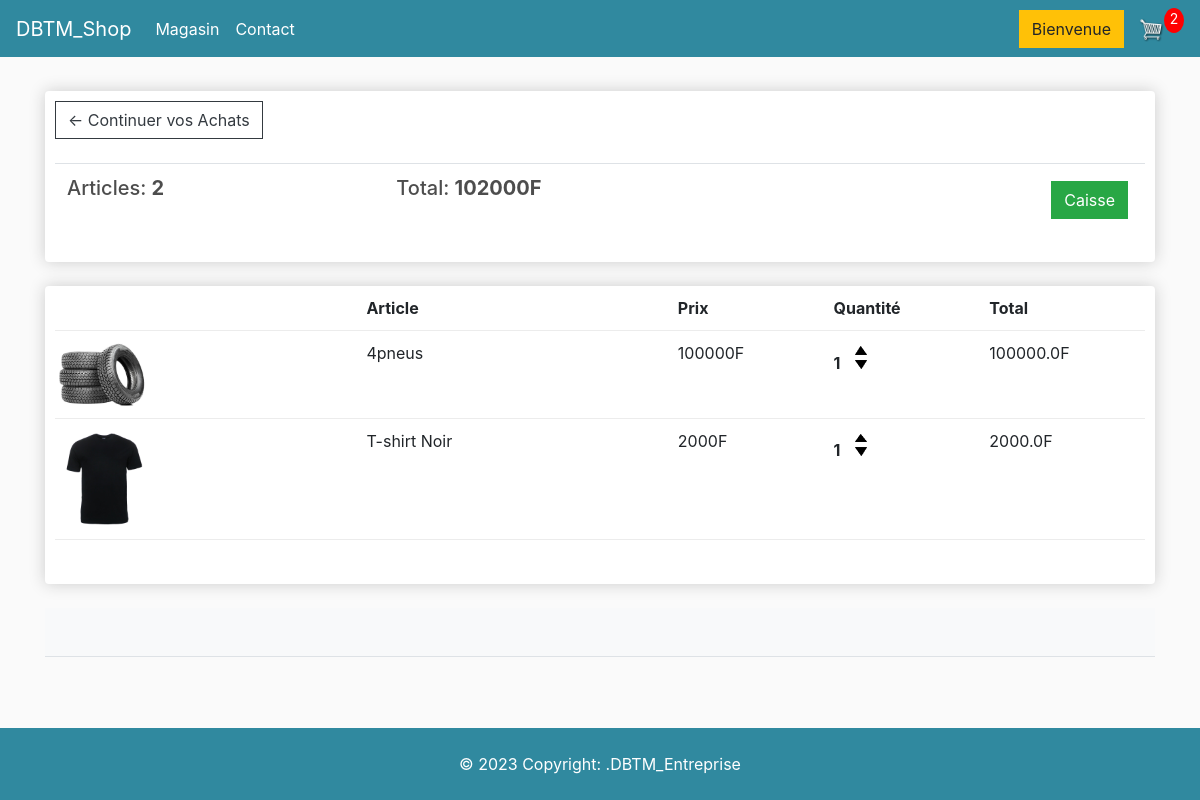
/cart/ (signed in), run on an earlier commit of the app's database.
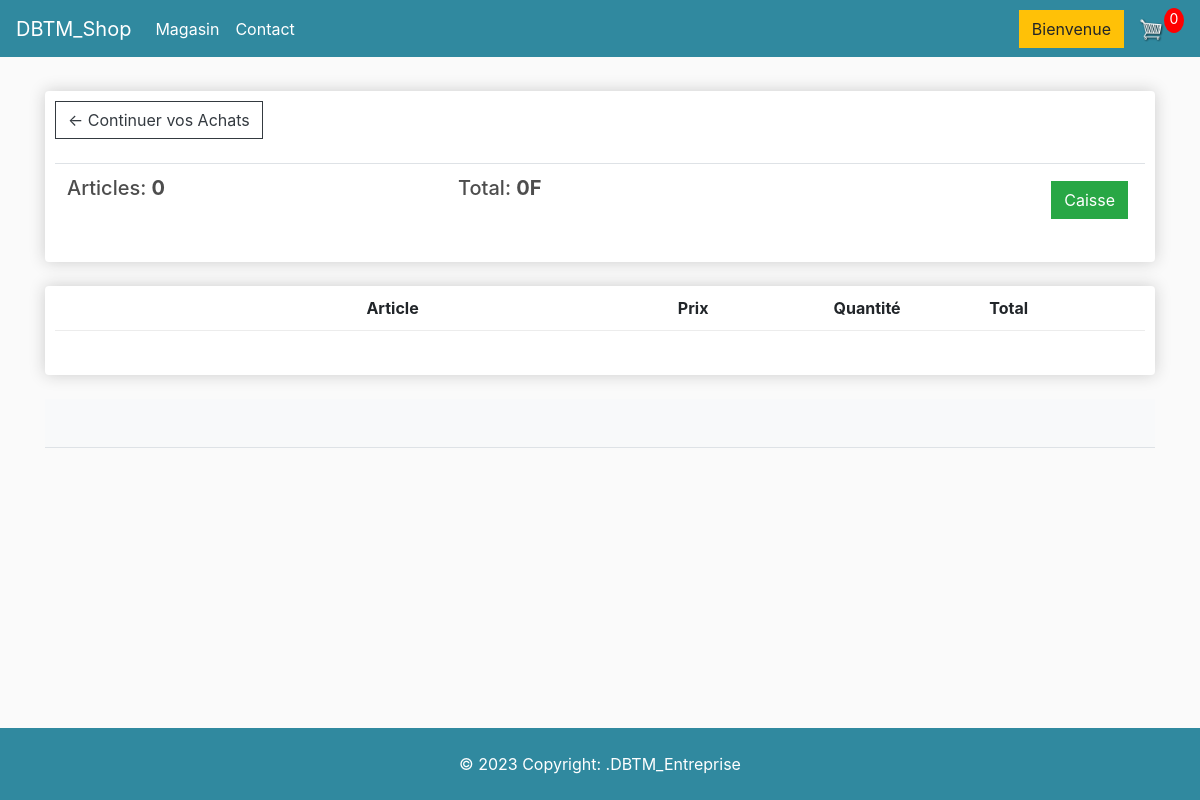
And on a later commit of the database.
### store/models.py (models this page shows, shortened)
class Order(models.Model):
    customer = models.ForeignKey(Customer, on_delete=models.SET_NULL,blank=True,null=True)
    date_orderd = models.DateTimeField(auto_now_add=True)
    complete = models.BooleanField(default=False,null=True,blank=False)
    transaction_id = models.CharField(max_length=200, null=True)
    @property
    def get_cart_total(self):
        orderitems = self.orderitem_set.all()
        total = sum([item.get_total for item in orderitems])
        return total
    @property
    def get_cart_items(self):
        orderitems = self.orderitem_set.all()
        total = sum([item.quantity for item in orderitems])
        return total

class OrderItem(models.Model):
    product = models.ForeignKey(Product, on_delete=models.SET_NULL,blank=True,null=True)
    order = models.ForeignKey(Order, on_delete=models.SET_NULL,blank=True,null=True)
    quantity = models.IntegerField(default=0,null=True,blank=True)
    date_added = models.DateTimeField(auto_now_add=True)
    @property
    def get_total(self):
        total = self.product.price * self.quantity
        return total

class Product(models.Model):
    name = models.CharField(max_length=200, null=True)
    price = models.FloatField()
    digital = models.BooleanField(default=False, null=True, blank=False)
    description = models.CharField(max_length=1000, null=True)
    image = models.ImageField(null=True,blank=True)
    @property
    def imageURL(self):
        try:
            url = self.image.url
        except:
            url = ''
        return url

### store/views.py (the view)
# urls.py: path('cart/', views.cart, name="cart"),
def cart(request):
     data = cartData(request)
     cartItems = data['cartItems']
     order = data['order']
     items = data['items']
     context = {'items':items, 'order':order, 'cartItems':cartItems}
     return render(request, 'store/cart.html', context)

### store/utils.py (called while the page is built)
def cartData(request):
    if request.user.is_authenticated:
          customer = request.user.customer
          order , created = Order.objects.get_or_create(customer=customer, complete=False)
          items = order.orderitem_set.all()
          cartItems = order.get_cart_items
    else:
          cookieData = cookieCart(request)
          cartItems = cookieData['cartItems']
          order = cookieData['order']
          items = cookieData['items']
    return {'cartItems':cartItems, 'order':order, 'items':items}

### store/templates/store/cart.html
{% extends 'store/main.html' %}
{% load static %}
{% block content %}
<div class="row">
	<div class="col-lg-12">
        <div class="box-element">
            <a  class="btn btn-outline-dark" href="{% url 'store' %}">&#x2190; Continuer vos Achats </a>
            <br>
            <br>
            <table class="table">
                <tr>
                    <th><h5>Articles: <strong>{{order.get_cart_items}}</strong></h5></th>
                    <th><h5>Total: <strong>{{order.get_cart_total|floatformat:0}}F</strong></h5></th>
                    <th>
                        <a  style="float:right; margin:5px;" class="btn btn-success" href="{% url 'checkout' %}">Caisse</a>
                    </th>
                </tr>
            </table>
        </div>
        <br>
		<div class="box-element">
            <div class="cart-row">
                <div style="flex:2"></div>
                <div style="flex:2"><strong>Article</strong></div>
                <div style="flex:1"><strong>Prix</strong></div>
                <div style="flex:1"><strong>Quantité</strong></div>
                <div style="flex:1"><strong>Total</strong></div>
            </div>
            {% for item in items %}
            <div class="cart-row">
                <div style="flex:2"><img class="row-image" src="{{item.product.imageURL}}"></div>
                <div style="flex:2"><p>{{item.product.name}}</p></div>
                <div style="flex:1"><p>{{item.product.price|floatformat:0}}F</p></div>
                <div style="flex:1">
                    <p class="quantity">{{item.quantity}}</p>
                    <div class="quantity">
                        <img data-product="{{item.product.id}}" data-action="add" class="chg-quantity update-cart" src="{% static  'images/arrow-up.png' %}">
                        <img data-product="{{item.product.id}}" data-action="remove" class="chg-quantity update-cart" src="{% static  'images/arrow-down.png' %}">
                    </div>
                </div>
                <div style="flex:1"><p>{{item.get_total}}F</p></div>
            </div>
            {% endfor %}
		<br>
	</div>
</div>
{% endblock content %}

What changed in the data, as far as the page shows it:
no longer on this page (row edited): Order: get_cart_items "2", get_cart_total "102000"
no longer on this page (row unchanged): OrderItem: product.imageURL (picture), product.name "4pneus", product.price "100000", quantity "1", get_total "100000.0"
no longer on this page (row unchanged): OrderItem: product.imageURL (picture), product.name "T-shirt Noir", product.price "2000", quantity "1", get_total "2000.0"
added Order: get_cart_items "0", get_cart_total "0"
Also different on the page:
{{ cartItems }}: "2" → "0"
